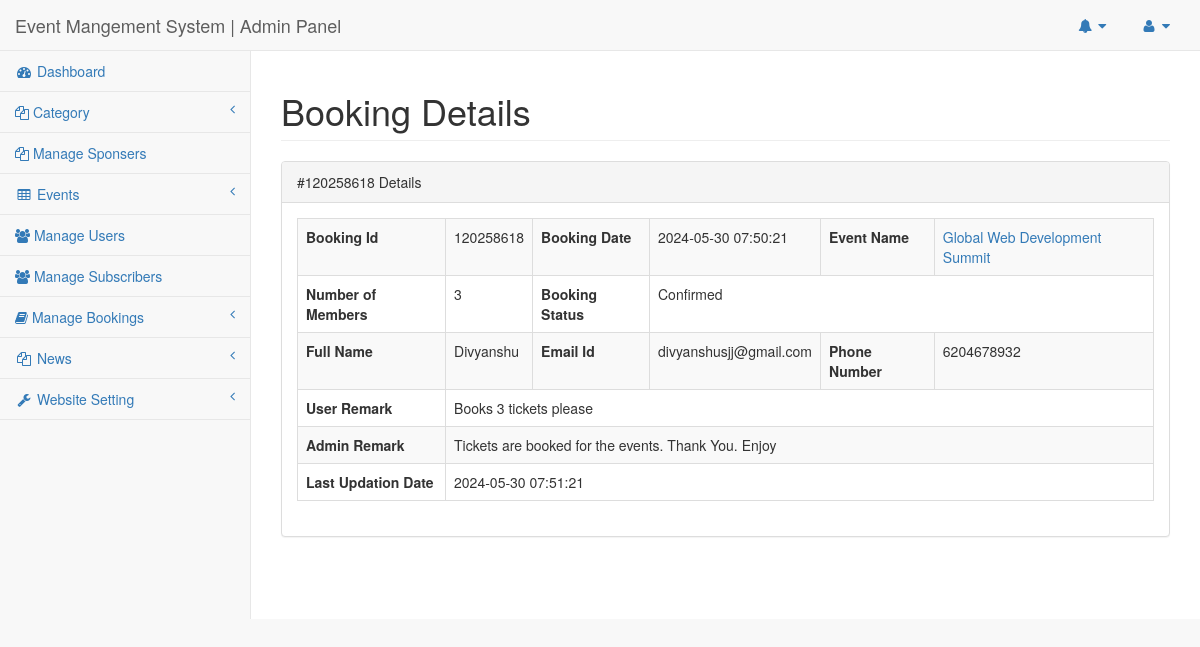
Page /admin/booking-details.php?bkid=6 (signed in) on the committed database.
### tables this page shows
CREATE TABLE `tblbookings` (
  `id` int(11) NOT NULL,
  `BookingId` bigint(12) DEFAULT NULL,
  `UserId` int(11) DEFAULT NULL,
  `EventId` int(11) DEFAULT NULL,
  `NumberOfMembers` int(11) DEFAULT NULL,
  `UserRemark` mediumtext DEFAULT NULL,
  `AdminRemark` mediumtext DEFAULT NULL,
  `UserCancelRemark` mediumtext DEFAULT NULL,
  `BookingDate` timestamp NULL DEFAULT current_timestamp(),
  `BookingStatus` varchar(100) DEFAULT NULL,
  `LastUpdationDate` timestamp NULL DEFAULT NULL ON UPDATE current_timestamp()
);

CREATE TABLE `tblevents` (
  `id` int(11) NOT NULL,
  `CategoryId` char(10) DEFAULT NULL,
  `SponserId` char(10) DEFAULT NULL,
  `EventName` varchar(255) DEFAULT NULL,
  `EventDescription` mediumtext DEFAULT NULL,
  `EventStartDate` date DEFAULT NULL,
  `EventEndDate` date DEFAULT NULL,
  `EventLocation` varchar(255) DEFAULT NULL,
  `EventImage` varchar(255) DEFAULT NULL,
  `PostingDate` timestamp NULL DEFAULT current_timestamp(),
  `LastUpdationDate` timestamp NULL DEFAULT NULL ON UPDATE current_timestamp(),
  `IsActive` int(1) DEFAULT NULL
);

CREATE TABLE `tblusers` (
  `Userid` int(11) NOT NULL,
  `FullName` varchar(255) DEFAULT NULL,
  `UserName` varchar(200) DEFAULT NULL,
  `Emailid` varchar(255) DEFAULT NULL,
  `PhoneNumber` bigint(12) DEFAULT NULL,
  `UserGender` varchar(100) DEFAULT NULL,
  `UserPassword` varchar(255) DEFAULT NULL,
  `RegDate` timestamp NULL DEFAULT current_timestamp(),
  `LastUpdationDate` timestamp NULL DEFAULT NULL ON UPDATE current_timestamp(),
  `IsActive` int(1) DEFAULT NULL
);

### admin/booking-details.php (the view, shortened to what this page needs)
<?php
include('includes/config.php');
if(strlen($_SESSION['adminsession'])==0)
{
header('location:logout.php');
}
else{
?>
<!DOCTYPE html>
<html lang="en">
<head>
    <link href="../vendor/bootstrap/css/bootstrap.min.css" rel="stylesheet">
    <link href="../vendor/metisMenu/metisMenu.min.css" rel="stylesheet">
    <link href="../dist/css/sb-admin-2.css" rel="stylesheet">
    <link href="../vendor/font-awesome/css/font-awesome.min.css" rel="stylesheet" type="text/css">
</head>
<body>
<div id="wrapper">
<nav class="navbar navbar-default navbar-static-top" role="navigation" style="margin-bottom: 0">
<?php include_once('includes/header.php');?>
<?php include_once('includes/leftbar.php');?>
</nav>
        <div id="page-wrapper">
            <div class="row">
                <div class="col-lg-12">
                    <h1 class="page-header"> Booking  Details</h1>
                </div>
            </div>
            <div class="row">
                <div class="col-lg-12">
                    <div class="panel panel-default">
          <?php
     $bid=intval($_GET['bkid']);
$sql = "SELECT tblbookings.id as bid,tblbookings.BookingId,tblevents.EventName,tblevents.id as eid,tblusers.FullName,tblbookings.NumberOfMembers,tblbookings.BookingStatus,tblbookings.BookingDate,tblusers.Emailid,tblusers.PhoneNumber,tblbookings.NumberOfMembers,tblbookings.UserRemark,tblbookings.UserCancelRemark,tblbookings.AdminRemark,tblbookings.LastUpdationDate from tblbookings left  join tblusers on tblusers.Userid=tblbookings.UserId left join tblevents on tblevents.id=tblbookings.EventId where tblbookings.id=:bid ";
$query = $dbh -> prepare($sql);
$query->bindParam(':bid',$bid,PDO::PARAM_STR);
$query->execute();
$results=$query->fetchAll(PDO::FETCH_OBJ);
if($query->rowCount() > 0)
{
foreach($results as $row)
{
    ?>
                        <div class="panel-heading">
                          #<?php echo htmlentities($row->BookingId);?> Details
                        </div>
                        <div class="panel-body">
                            <div class="row">
                                <div class="col-lg-12">
<table width="100%" class="table table-striped table-bordered table-hover" >
<tr>
<th>Booking Id</th>
<td><?php echo htmlentities($row->BookingId);?></td>
<th>Booking Date</th>
<td><?php echo htmlentities($row->BookingDate);?></td>
<th>Event Name</th>
<td><a href="edit-event.php?sid=<?php echo htmlentities($row->eid);?>" target="_blank"><?php echo htmlentities($row->EventName);?></a></td>
</tr>
<tr>
<th>Number of Members</th>
<td><?php echo htmlentities($row->NumberOfMembers);?></td>
<th>Booking Status</th>
<td colspan="3"><?php $status=$row->BookingStatus;
if($status==""){
echo htmlentities("Not Confirmed yet");
} else {
echo htmlentities("$status");
}
?></td>
</tr>
<tr>
<th>Full Name</th>
<td><?php echo htmlentities($row->FullName);?></td>
<th>Email Id</th>
<td><?php echo htmlentities($row->Emailid);?></td>
<th>Phone Number</th>
<td><?php echo htmlentities($row->PhoneNumber);?></td>
</tr>
<tr>
<th>User Remark</th>
<td colspan="5"><?php echo htmlentities($row->UserRemark);?></td>
</tr>
<?php if($row->AdminRemark!=""){?>
<tr>
<th>Admin Remark</th>
<td colspan="5"><?php echo htmlentities($row->AdminRemark);?></td>
</tr>
<?php } ?>
<?php if($row->LastUpdationDate!=""){?>
<tr>
<th>Last Updation Date</th>
<td colspan="5"><?php echo htmlentities($row->LastUpdationDate);?></td>
</tr>
<?php } ?>
</table>
<?php if($status==""){?>
<div class="form-group" align="center">
<button type="button" class="btn btn-info btn-lg" data-toggle="modal" data-target="#myModal">Take Action</button>
 </div>
      <?php } ?>                          </div>
                            </div>
                        </div>
<?php }} ?>
                    </div>
                </div>
            </div>
        </div>
    </div>
</body>
</html>
<?php } ?>

### rows in the picture
tblbookings: BookingId "120258618", BookingDate "2024-05-30 07:50:21", EventId.EventName "Global Web Development Summit", NumberOfMembers "3", BookingStatus "Confirmed", UserId.FullName "Divyanshu", UserId.Emailid "divyanshusjj@gmail.com", UserId.PhoneNumber "6204678932", UserRemark "Books 3 tickets please", AdminRemark "Tickets are booked for the events. Thank You. Enjoy", LastUpdationDate "2024-05-30 07:51:21"
